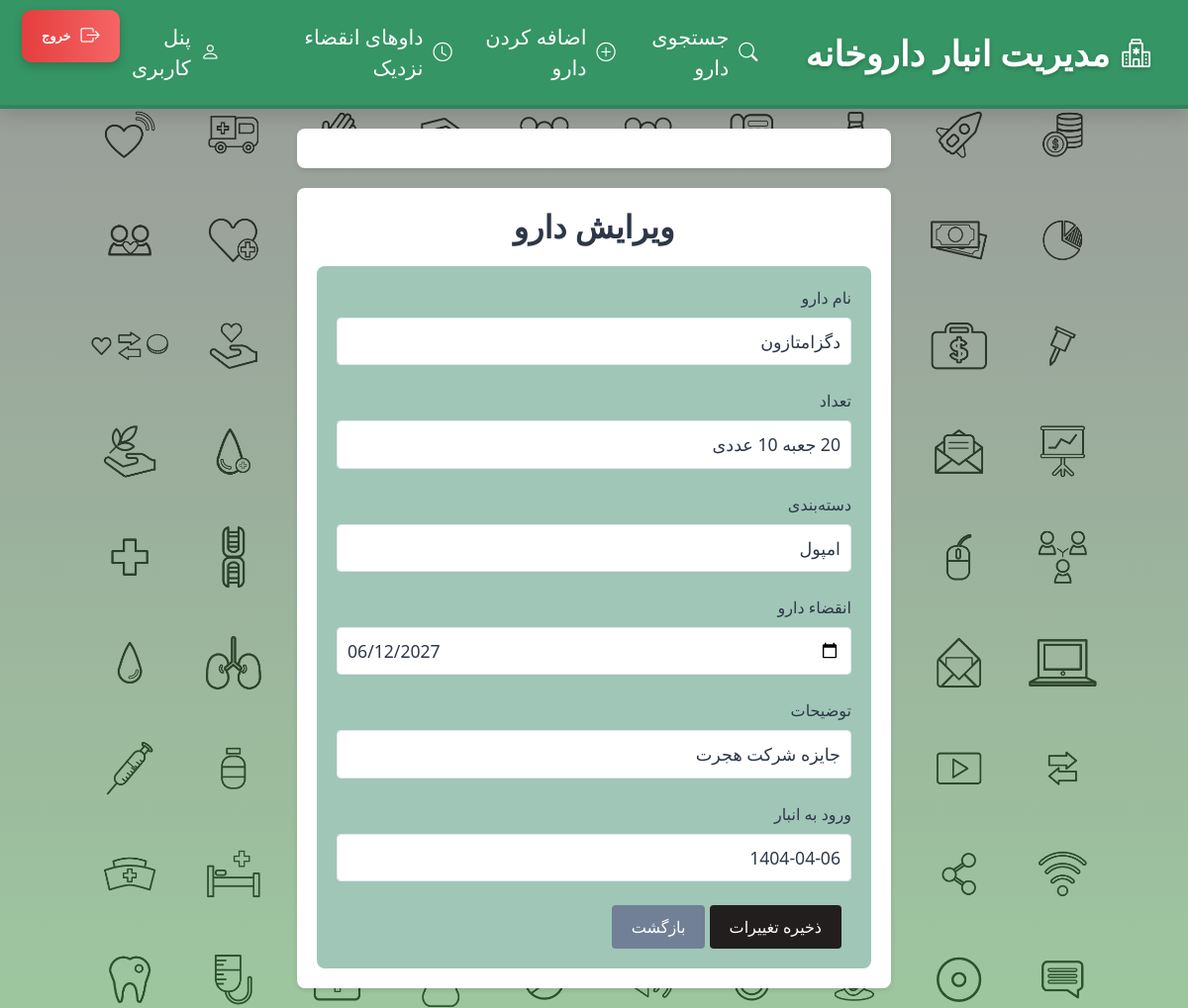
Screenshot of /edit-drug/37 (signed in) with the database file from the repository.
### index_module/models.py (models this page shows, shortened)
class Drugs(models.Model):
    name = models.CharField(max_length=200, verbose_name='نام دارو')
    category = models.CharField(max_length=200, verbose_name='دسته بندی دارو', null=True, blank=True)
    expiration_date = models.DateField(verbose_name='تاریخ انقضا دارو', null=True, blank=True)
    number = models.CharField(max_length=200 , verbose_name='تعداد دارو')
    description = models.CharField(max_length=400, verbose_name='توضیحات برای این دارو', null=True, blank=True)
    date_in_warehouse = models.CharField(max_length=200,verbose_name='تاریخ ورود دارو به انبار', null=True, blank=True)
    user = models.ForeignKey(settings.AUTH_USER_MODEL, on_delete=models.CASCADE, related_name='drugs', null=True)
    class Meta:
        verbose_name = 'داروها'
        verbose_name_plural = 'داروهای داروخانه'

### index_module/views.py (the view)
# urls.py: path('edit-drug/<int:pk>' , views.EditDrugView.as_view() , name = 'edit_drug'),
class EditDrugView(LoginRequiredMixin, UpdateView):
    model = Drugs
    form_class = DrugForm
    template_name = 'index_module/edit_drug.html'
    success_url = reverse_lazy('search_drug')
    def get_queryset(self):
        return Drugs.objects.filter(user=self.request.user)
    def get_context_data(self, **kwargs):
        context = super().get_context_data(**kwargs)
        return context

### index_module/templates/index_module/edit_drug.html (shortened to what this page needs)
{% extends 'shared/base.html' %}
{% load widget_tweaks %}
{% block content %}
<div class="container">
    <h2 class="form-title">ویرایش دارو</h2>
    <form method="POST" class="drug-form">
        <div class="form-group">
            <label for="{{ form.name.id_for_label }}">نام دارو</label>
            {{ form.name|add_class:"form-control form-control-lg floating-input"|attr:"placeholder=نام دارو" }}
        </div>
        <div class="form-group">
            <label for="{{ form.number.id_for_label }}">تعداد</label>
            {{ form.number|add_class:"form-control form-control-lg floating-input"|attr:"placeholder=تعداد" }}
        </div>
        <div class="form-group">
            <label for="{{ form.category.id_for_label }}">دسته‌بندی</label>
            {{ form.category|add_class:"form-control form-control-lg floating-input"|attr:"placeholder=دسته‌بندی" }}
        </div>
        <div class="form-group">
            <label for="{{ form.expiration_date.id_for_label }}">انقضاء دارو</label>
            {{ form.expiration_date|add_class:"form-control form-control-lg floating-input"|attr:"placeholder=تاریخ انقضا" }}
        </div>
        <div class="form-group">
            <label for="{{ form.description.id_for_label }}">توضیحات</label>
            {{ form.description|add_class:"form-control form-control-lg floating-input"|attr:"placeholder=توضیحات" }}
        </div>
        <div class="form-group">
            <label for="{{ form.date_in_warehouse.id_for_label }}">ورود به انبار</label>
            {{ form.date_in_warehouse|add_class:"form-control form-control-lg floating-input"|attr:"placeholder=تاریخ ورود به انبار" }}
        </div>
        <button type="submit" class="btn btn-primary">ذخیره تغییرات</button>
        <a href="{% url 'search_drug' %}" class="btn btn-secondary">بازگشت</a>
    </form>
</div>
{% endblock %}

### index_module/templates/index_module/edit_drug.html (style rules this page uses)
.container { max-width: 600px; margin: 20px auto; background-color: #ffffff; padding: 20px; border-radius: 8px; box-shadow: 0 2px 5px rgba(0, 0, 0, 0.1); }
.form-title { text-align: center; color: #2d3748; font-weight: bold; margin-bottom: 20px; }
.drug-form { padding: 20px; background-color: #a0c6b7; border-radius: 8px; }
.form-group { margin-bottom: 1.5rem; }
.form-group label { color: #2d3748; font-weight: 500; margin-bottom: 0.5rem; display: block; }
.form-control { background-color: #ffffff; color: #2d3748; border: 1px solid #e2e8f0; border-radius: 4px; padding: 10px; font-size: 1.1rem; }
.form-control::placeholder { color: #718096; opacity: 1; font-size: 1.1rem; }
.btn-primary { background-color: #221e1e; color: #ffffff; border: none; padding: 10px 20px; border-radius: 4px; cursor: pointer; font-size: 1rem; margin-right: 10px; }
.btn-secondary { background-color: #718096; color: #ffffff; border: none; padding: 10px 20px; border-radius: 4px; cursor: pointer; font-size: 1rem; }

### rows the page displays
Drugs: name "دگزامتازون", number "20 جعبه 10 عددی", category "امپول", expiration_date "06/12/2027", description "جایزه شرکت هجرت", date_in_warehouse "1404-04-06"
